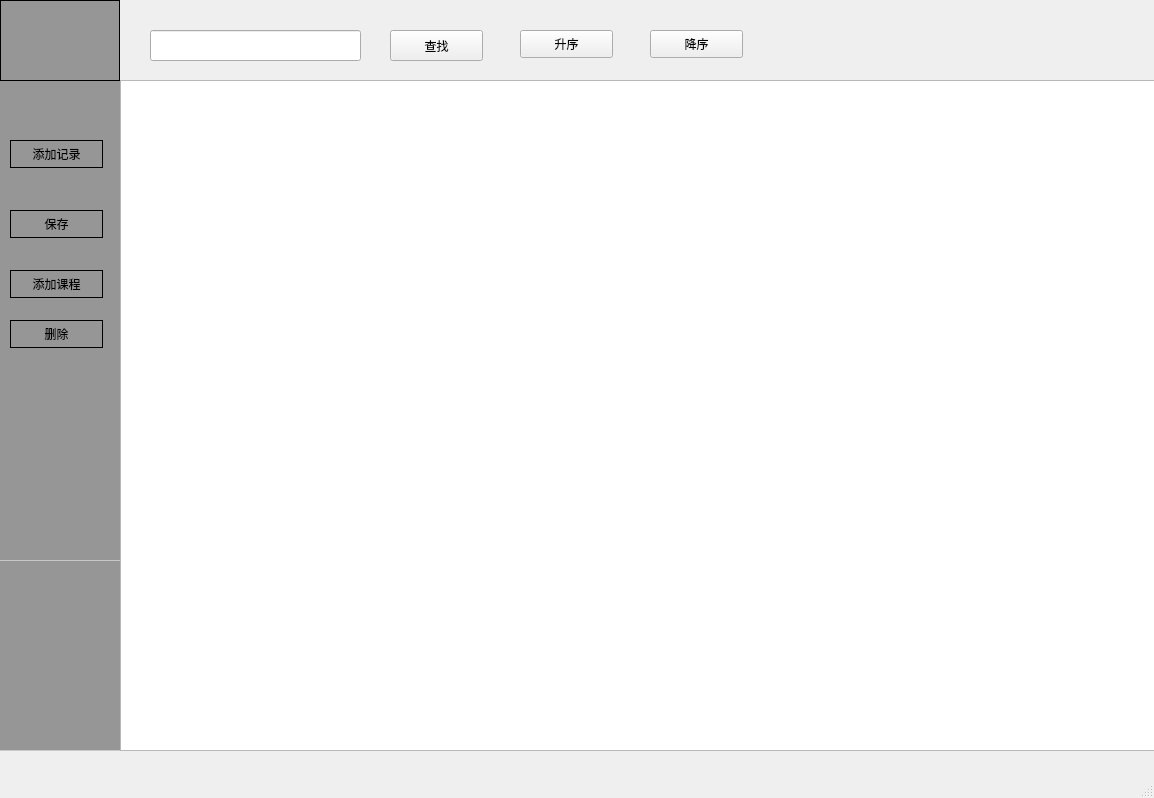
<?xml version="1.0" encoding="UTF-8"?>
<ui version="4.0">
 <class>MainWindow</class>
 <widget class="QMainWindow" name="MainWindow">
  <property name="geometry">
   <rect>
    <x>0</x>
    <y>0</y>
    <width>1154</width>
    <height>798</height>
   </rect>
  </property>
  <property name="windowTitle">
   <string>MainWindow</string>
  </property>
  <widget class="QWidget" name="centralwidget">
   <widget class="QWidget" name="widget" native="true">
    <property name="geometry">
     <rect>
      <x>0</x>
      <y>0</y>
      <width>120</width>
      <height>81</height>
     </rect>
    </property>
    <property name="styleSheet">
     <string notr="true">QWidget{
	background-color: rgb(150,150,150);  /* 设置背景色为灰色 */
}
QWidget {
    border: 1px solid black;
}
</string>
    </property>
   </widget>
   <widget class="QWidget" name="widget_2" native="true">
    <property name="geometry">
     <rect>
      <x>-10</x>
      <y>80</y>
      <width>131</width>
      <height>481</height>
     </rect>
    </property>
    <property name="styleSheet">
     <string notr="true">QWidget{
	background-color: rgb(150,150,150);  /* 设置背景色为灰色 */
}
QWidget {
    border: 1px solid black;
}

</string>
    </property>
    <widget class="QPushButton" name="addRowButton">
     <property name="geometry">
      <rect>
       <x>20</x>
       <y>60</y>
       <width>93</width>
       <height>28</height>
      </rect>
     </property>
     <property name="text">
      <string>添加记录</string>
     </property>
    </widget>
    <widget class="QPushButton" name="saveButton">
     <property name="geometry">
      <rect>
       <x>20</x>
       <y>130</y>
       <width>93</width>
       <height>28</height>
      </rect>
     </property>
     <property name="text">
      <string>保存</string>
     </property>
    </widget>
    <widget class="QPushButton" name="pushButton">
     <property name="geometry">
      <rect>
       <x>20</x>
       <y>240</y>
       <width>93</width>
       <height>28</height>
      </rect>
     </property>
     <property name="text">
      <string>删除</string>
     </property>
    </widget>
    <widget class="QPushButton" name="addColumnButton">
     <property name="geometry">
      <rect>
       <x>20</x>
       <y>190</y>
       <width>93</width>
       <height>28</height>
      </rect>
     </property>
     <property name="text">
      <string>添加课程</string>
     </property>
    </widget>
   </widget>
   <widget class="QWidget" name="widget_4" native="true">
    <property name="geometry">
     <rect>
      <x>120</x>
      <y>-10</y>
      <width>1041</width>
      <height>91</height>
     </rect>
    </property>
    <property name="styleSheet">
     <string notr="true"/>
    </property>
    <widget class="QPushButton" name="seekButton">
     <property name="geometry">
      <rect>
       <x>270</x>
       <y>40</y>
       <width>93</width>
       <height>31</height>
      </rect>
     </property>
     <property name="text">
      <string>查找</string>
     </property>
    </widget>
    <widget class="QLineEdit" name="lineEdit">
     <property name="geometry">
      <rect>
       <x>30</x>
       <y>40</y>
       <width>211</width>
       <height>31</height>
      </rect>
     </property>
     <property name="styleSheet">
      <string notr="true">color: rgb(255, 255, 255);</string>
     </property>
    </widget>
    <widget class="QPushButton" name="ascendingSortButton">
     <property name="geometry">
      <rect>
       <x>400</x>
       <y>40</y>
       <width>93</width>
       <height>28</height>
      </rect>
     </property>
     <property name="text">
      <string>升序</string>
     </property>
    </widget>
    <widget class="QPushButton" name="descendingSortButton">
     <property name="geometry">
      <rect>
       <x>530</x>
       <y>40</y>
       <width>93</width>
       <height>28</height>
      </rect>
     </property>
     <property name="text">
      <string>降序</string>
     </property>
    </widget>
   </widget>
   <widget class="QWidget" name="widget_3" native="true">
    <property name="geometry">
     <rect>
      <x>-10</x>
      <y>560</y>
      <width>131</width>
      <height>191</height>
     </rect>
    </property>
    <property name="styleSheet">
     <string notr="true">QWidget{
	background-color: rgb(150,150,150);  /* 设置背景色为灰色 */
}
QWidget {
    border: 1px solid rgb(200,200,200);
}
</string>
    </property>
   </widget>
   <widget class="QTableView" name="tableView">
    <property name="geometry">
     <rect>
      <x>120</x>
      <y>80</y>
      <width>1041</width>
      <height>671</height>
     </rect>
    </property>
    <property name="styleSheet">
     <string notr="true">QTableWidget {
    border: 1px solid black;
}
</string>
    </property>
   </widget>
  </widget>
  <widget class="QMenuBar" name="menubar">
   <property name="geometry">
    <rect>
     <x>0</x>
     <y>0</y>
     <width>1154</width>
     <height>25</height>
    </rect>
   </property>
  </widget>
  <widget class="QStatusBar" name="statusbar"/>
 </widget>
 <resources/>
 <connections/>
</ui>
